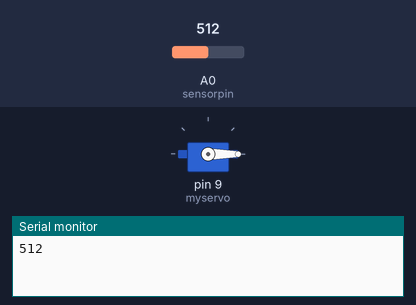
This sketch was run on a simulated Arduino Leonardo, built with avr-gcc and run on an emulated ATmega32U4. Parts: servo, the last lines printed to the serial monitor. The test bench sets the inputs (shaded band); at power-on: A0 (sensorpin) = 512.

Above: at 0.05 s.
At 1.65 s:
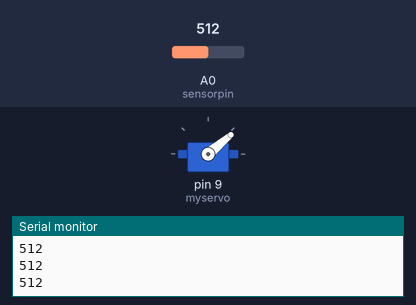
At 3.25 s:
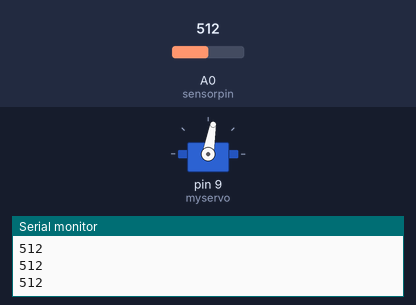
At 6.5 s:
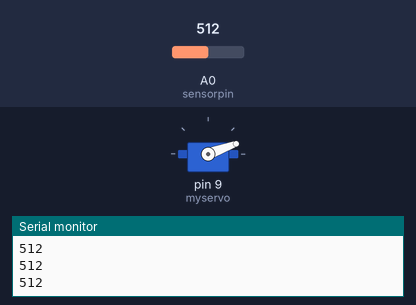
Timing chart, 0 to 9.5 s (numbered marks = the images above):
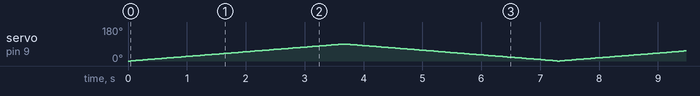

The sketch:

RUDAR.ino
```cpp
#include <Servo.h>

Servo myservo;  // create servo object to control a servo
int pos = 0;    // variable to store the servo position
int sensorpin = 0;                 // analog pin used to connect the sharp sensor
int val = 0;                 // variable to store the values from sensor(initially zero)

void setup()
{
  Serial.begin(9600);
  while (!Serial) {
    ; //wait for Leonardo serial to connect
  }
  myservo.attach(9);  // attaches the servo on pin 9 to the servo object
}

void loop()
{
  for(pos = 0; pos < 90; pos += 1)  // goes from 0 degrees to 90 degrees
  {                                  // in steps of 1 degree
    myservo.write(pos);              // tell servo to go to position in variable 'pos'
    delay(15);    // waits 15ms for the servo to reach the position
    val = analogRead(sensorpin);  //read sensor value
    Serial.println(val);  //print sensor value
    delay(25); //sensor be crazy
  }
  for(pos = 90; pos>=1; pos-=1)     // goes from 90 degrees to 0 degrees
  {
    myservo.write(pos);              // tell servo to go to position in variable 'pos'
    delay(15);                       // waits 15ms for the servo to reach the position
    val = analogRead(sensorpin);  //read sensor value
    Serial.println(val);  //print sensor value
    delay(25);  //sensory overload
  }
}
```
